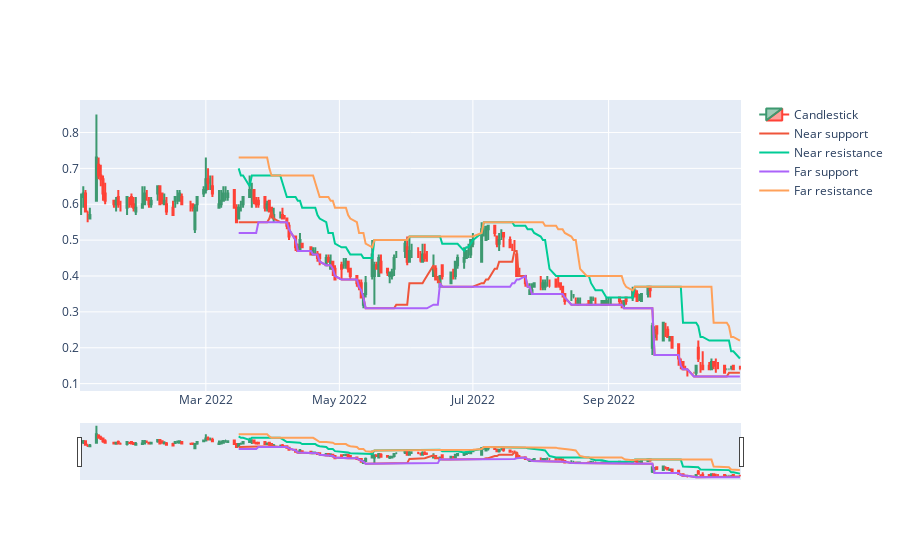

Write notebook code for a chart like this one.
### Code cell
algo.plot2(algo.fixed_feed)
algo.plot(algo.fixed_feed)

### Figure 1 — Plotly figure (JSON) as saved in the notebook; plotly's stock layout.template omitted (floating-point values rounded to 4 significant figures; data arrays with more than 128 entries replaced by an {"elided": "..."} marker saying what was removed)
{"data": [{"close": {"elided": "209 float values"}, "high": {"elided": "209 float values"}, "low": {"elided": "209 float values"}, "name": "Candlestick", "open": {"elided": "209 float values"}, "type": "candlestick", "x": {"elided": "209 str values"}}, {"name": "Near support", "type": "scatter", "x": {"elided": "209 str values"}, "y": {"elided": "209 float values"}}, {"name": "Near resistance", "type": "scatter", "x": {"elided": "209 str values"}, "y": {"elided": "209 float values"}}, {"name": "Far support", "type": "scatter", "x": {"elided": "209 str values"}, "y": {"elided": "209 float values"}}, {"name": "Far resistance", "type": "scatter", "x": {"elided": "209 str values"}, "y": {"elided": "209 float values"}}], "layout": {}}
